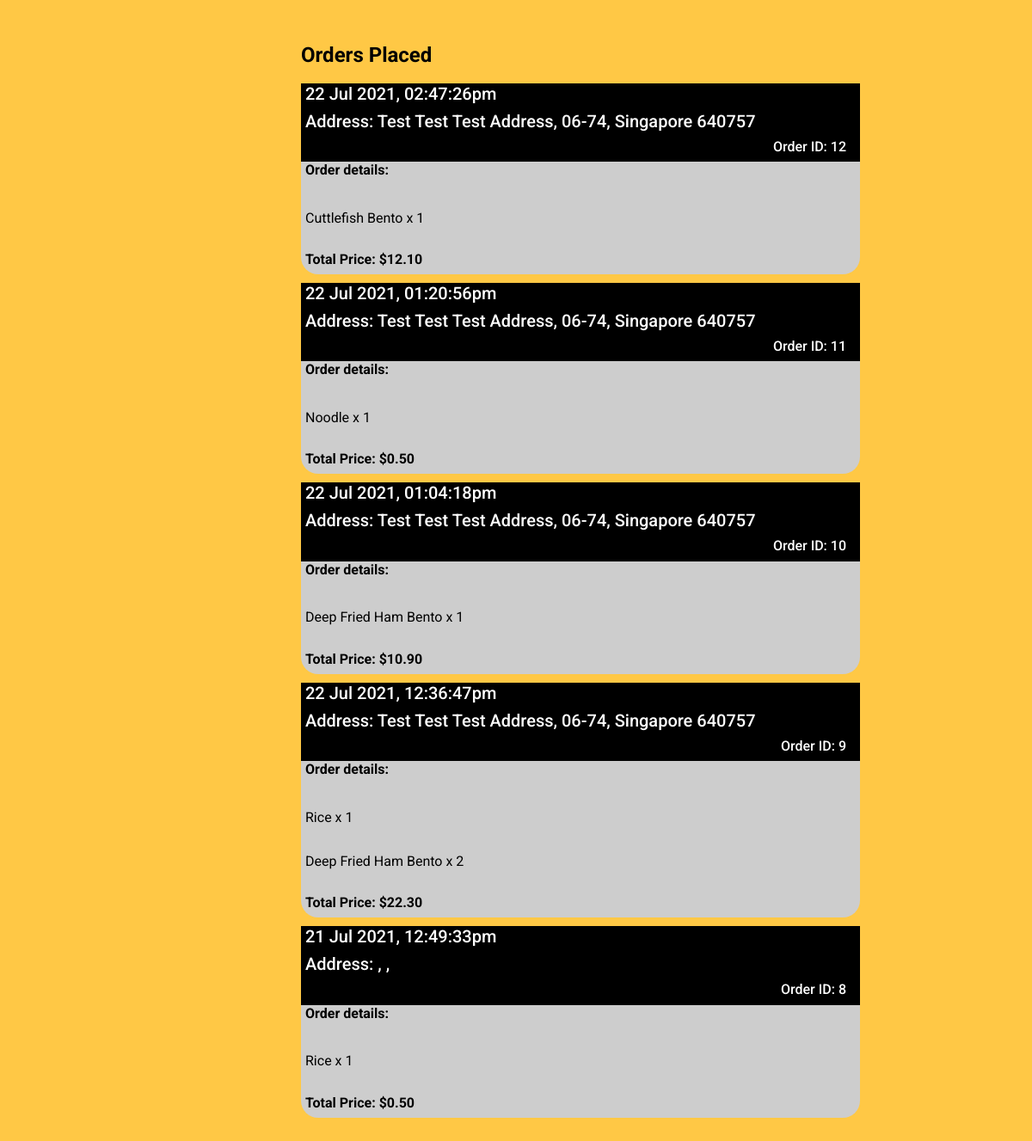
The page /orders.php (signed in) on the database its author committed.
### tables this page shows
CREATE TABLE `orders` (
  `orders_id` int(11) NOT NULL,
  `orders_totalprice` decimal(10,2) NOT NULL,
  `orders_timestamp` timestamp NOT NULL DEFAULT CURRENT_TIMESTAMP ON UPDATE CURRENT_TIMESTAMP,
  `orders_address` varchar(256) NOT NULL,
  `users_id` int(11) NOT NULL
);

CREATE TABLE `orderdetails` (
  `orderdetails_id` int(11) NOT NULL,
  `orderdetails_qty` int(11) NOT NULL,
  `orderdetails_group` int(11) NOT NULL,
  `users_id` int(11) NOT NULL,
  `food_id` int(11) NOT NULL,
  `orders_id` int(11) NOT NULL
);

CREATE TABLE `food` (
  `food_id` int(11) NOT NULL,
  `food_name` varchar(255) NOT NULL,
  `food_category` varchar(128) NOT NULL,
  `food_subcategory` varchar(128) NOT NULL,
  `food_healthierchoice` smallint(6) DEFAULT '0',
  `food_vegan` smallint(6) DEFAULT NULL,
  `food_price` decimal(10,2) NOT NULL,
  `food_calories` int(11) NOT NULL,
  `food_img` varchar(256) DEFAULT NULL
);

### config/db.php (called while the page is built, shortened)
<?php
class DB {
  protected static $mdb = null;
  public static function getMDB() {
    $mdb = DB::$mdb;
    if ($mdb === null) {
      $mdb = DB::$mdb = new MeekroDB();
    }
    $mdb->sync_config();
    return $mdb;
  }
  public static function query() { $args = func_get_args(); return call_user_func_array(array(DB::getMDB(), 'query'), $args); }
}
class MeekroDB {
  public $encoding = 'latin1';
  public $param_char = '%';
  public $named_param_seperator = '_';
  public $connect_options = array(MYSQLI_OPT_CONNECT_TIMEOUT => 30);
  public $internal_mysql = null;
  public function __construct($host=null, $user=null, $password=null, $dbName=null, $port=null, $encoding=null, $socket=null)  {
    if ($encoding === null) $encoding = DB::$encoding;
    $this->encoding = $encoding;
  }
  public function get() {
    $mysql = $this->internal_mysql;
    if (!($mysql instanceof MySQLi)) {
      $mysql = new mysqli();
      foreach ($this->connect_options as $key => $value) {
        $mysql->options($key, $value);
      }
      $mysql->set_charset($this->encoding);
      $this->internal_mysql = $mysql;
    }
    return $mysql;
  }
  protected function preparseQueryParams() {
    $args = func_get_args();
    $sql = trim(strval(array_shift($args)));
    $args_all = $args;
    $param_char_length = strlen($this->param_char);
    $named_seperator_length = strlen($this->named_param_seperator);
    $types = array(
      $this->param_char . 'll',
      $this->param_char . 'ls',
      $this->param_char . 'l',
      $this->param_char . 'li',
      $this->param_char . 'ld',
      $this->param_char . 'lb',
      $this->param_char . 'lt',
      $this->param_char . 's',
      $this->param_char . 'i',
      $this->param_char . 'd',
      $this->param_char . 'b',
      $this->param_char . 't',
      $this->param_char . '?',
      $this->param_char . 'l?',
      $this->param_char . 'll?',
      $this->param_char . 'hc',
      $this->param_char . 'ha',
      $this->param_char . 'ho',
      $this->param_char . 'ss',
      $this->param_char . 'ssb',
      $this->param_char . 'sse',
    );
    $posList = array();
    foreach ($types as $type) {
      $lastPos = 0;
      while (($pos = strpos($sql, $type, $lastPos)) !== false) {
        $lastPos = $pos + 1;
        $posList[$pos] = $type;
      }
    }
    ksort($posList);
    $chunkyQuery = array();
    $pos_adj = 0;
    foreach ($posList as $pos => $type) {
      $type = substr($type, $param_char_length);
      $length_type = strlen($type) + $param_char_length;
      $new_pos = $pos + $pos_adj;
      $new_pos_back = $new_pos + $length_type;
      $arg_number_length = 0;
      if ($arg_number_length = strspn($sql, '0123456789', $new_pos_back)) {
        $arg_number = substr($sql, $new_pos_back, $arg_number_length);
        if (! array_key_exists($arg_number, $args_all)) return $this->nonSQLError("Non existent argument reference (arg $arg_number): $sql");
        $arg = $args_all[$arg_number];
      } else {
        $arg = array_shift($args);
      }
      if ($new_pos > 0) $chunkyQuery[] = substr($sql, 0, $new_pos);
      if (is_object($arg) && ($arg instanceof WhereClause)) {
        list($clause_sql, $clause_args) = $arg->textAndArgs();
        array_unshift($clause_args, $clause_sql);
        $preparsed_sql = call_user_func_array(array($this, 'preparseQueryParams'), $clause_args);
        $chunkyQuery = array_merge($chunkyQuery, $preparsed_sql);
      } else {
        $chunkyQuery[] = array('type' => $type, 'value' => $arg);
      }
      $sql = substr($sql, $new_pos_back + $arg_number_length);
      $pos_adj -= $new_pos_back + $arg_number_length;
    }
    if (strlen($sql) > 0) $chunkyQuery[] = $sql;
    return $chunkyQuery;
  }
  protected function intval($var) {
    if (PHP_INT_SIZE == 8) return intval($var);
    return floor(doubleval($var));
  }
  public function parseQueryParams() {
    $args = func_get_args();
    $chunkyQuery = call_user_func_array(array($this, 'preparseQueryParams'), $args);
    $query = '';
    $array_types = array('ls', 'li', 'ld', 'lb', 'll', 'lt', 'l?', 'll?', 'hc', 'ha', 'ho');
    foreach ($chunkyQuery as $chunk) {
      if (is_string($chunk)) {
        $query .= $chunk;
        continue;
      }
      $type = $chunk['type'];
      $arg = $chunk['value'];
      $result = '';
      $is_array_type = in_array($type, $array_types, true);
      if ($type == 's') $result = $this->escape($arg);
      else if ($type == 'i') $result = $this->intval($arg);
      $query .= $result;
    }
    return $query;
  }
  protected function prependCall($function, $args, $prepend) { array_unshift($args, $prepend); return call_user_func_array($function, $args); }
  public function query() { $args = func_get_args(); return $this->prependCall(array($this, 'queryHelper'), $args, 'assoc'); }
  protected function queryHelper() {
    $args = func_get_args();
    $type = array_shift($args);
    $db = $this->get();
    $is_buffered = true;
    $row_type = 'assoc';
    $full_names = false;
    $sql = call_user_func_array(array($this, 'parseQueryParams'), $args);
    $result = $db->query($sql, $is_buffered ? MYSQLI_STORE_RESULT : MYSQLI_USE_RESULT);
    $return = array();
    while ($row = ($row_type == 'assoc' ? $result->fetch_assoc() : $result->fetch_row())) {
      $return[] = $row;
    }
    return $return;
  }
}
?>

### config/functions.php (called while the page is built, shortened)
<?php
function displayDate($date){
    return date('d M Y', strtotime($date));
}
function displayTime($date){
    return date('h:i:sa', strtotime($date));
}
?>

### orders.php (the view, shortened to what this page needs)
<?php
include "config/db.php";
include "config/functions.php";
?>
<!DOCTYPE html>
<html lang="en">
<head>
    <link href="https://cdn.jsdelivr.net/npm/bootstrap@5.0.0-beta3/dist/css/bootstrap.min.css" rel="stylesheet">
    <link rel="stylesheet" href="https://cdnjs.cloudflare.com/ajax/libs/font-awesome/4.7.0/css/font-awesome.min.css">
    <link href='https://unpkg.com/boxicons@2.0.7/css/boxicons.min.css' rel='stylesheet'>
    <link rel="stylesheet" href="css/styles.css">
    <link rel="stylesheet" href="css/account.css">
</head>
<body>
        <div class="accountcontainer viewer" id="viewer">
            <div class="row justify-content-md-center">
                <div class="col-xl-9 accountrightbody">
                    <div class="row accrow ordersplacedrow accountpage" id="orders">
                        <div>
                            <h4 class="accheader">Orders Placed</h4>
                        </div>
                        <?php
                        $getUserOrderQuery = DB::query("SELECT * FROM orders WHERE users_id=%i ORDER BY orders_id DESC",$_COOKIE['users_id']);
                        foreach ($getUserOrderQuery as $getUserOrderResult) {
                            $getUserOrderDetails = DB::query("SELECT * FROM orderdetails
                                                                INNER JOIN food
                                                                ON orderdetails.food_id = food.food_id
                                                                where users_id=%i AND orders_id=%i"  , $_COOKIE['users_id'],$getUserOrderResult['orders_id']);
                        ?>
                        <div>
                            <div class="date-container">
                                <div class="date-order">
                                    <div class="date-header">
                                        <h5><?php echo displayDate($getUserOrderResult['orders_timestamp']) . ", " . displayTime($getUserOrderResult['orders_timestamp']) ?></h5>
                                        <h5>Address: <?php echo $getUserOrderResult['orders_address']?></h5>
                                    </div>
                                    <div class="order-id">
                                        <h6>Order ID: <?php echo $getUserOrderResult['orders_id'] ?></h6>
                                    </div>
                                </div>
                                <div class="order-stat">
                                    <h6><strong>Order details:</strong></h6><br>
                        <?php
                        foreach($getUserOrderDetails as $getUserOrderDetailsResult ) {
                        ?>
                        <p><?php echo ucwords($getUserOrderDetailsResult['food_name']).' x '.$getUserOrderDetailsResult['orderdetails_qty']?></p><br>
                        <?php
                        }
                        ?>
                                </div>
                                <div class="order-total">
                                    <h6><strong>Total Price: $<?php echo $getUserOrderResult['orders_totalprice'] ?></strong></h6>
                                </div>
                            </div>
                        </div>
                        <?php
                        }
                        ?>
                    </div>
            </div>
        </div>
</body>
</html>

### css/styles.css (style rules this page uses)
:root { --header-height:3rem; --primary-color: #ffc845; --primary-color-alt: #FFC82A; --title-color:#393939; --text-color:#000000; --text-color-light:#A6A6A6; --body-color:#ffc845; --container-color:#FFFFFF; --wave-color: #FFFAFA; --body-font: 'Roboto', san serif; --biggest-font-size: 2.5rem; --h1-font-size: 2rem; --h2-font-size: 1.5rem; --h3-font-size: 1rem; --normal-font-size: 1rem; --small-font-size:.0.9rem; --smaller-font-size: 0.75rem; --font-medium:500; --font-semi-bold:500; --mb-1:0.5rem; --mb-2:1rem; --mb-3:1.5rem; --mb-4:2.0rem; --mb-5:2.5rem; --mb-6:3rem; --z-tooltip:10; --z-fixed:100; }
@media screen and (min-width:768px) { :root { --biggest-font-size:4rem; --h1-font-size: 2.25rem; --h2-font-size: 1.5rem; --h3-font-size: 1.25rem; --normal-font-size: 1rem; --small-font-size:0.875rem; --smaller-font-size: 0.813rem; } }
*,::before,::after { box-sizing: border-box; }
html { scroll-behavior: smooth; }
body { margin: var(--header-height) 0 0 0; font-family: var(--body-font); font-size:var(--normal-font-size); background-color: var(--body-color); color: var(--text-color); line-height: 1.6; }
h1,h2,h3,p,ul { margin:0; }
.date-container { display: grid; width:100%; background:#cdcdcd; border-radius: 20px; margin-top:10px; }
.date-order { display: grid; width:100%; height:100%; background: #000; color: #fff; padding-left:5px; }
.order-id { justify-self: right; }
.ship-id, .order-stat, .order-total { padding-left: 5px; }

### css/account.css (style rules this page uses)
.accountpage { position: absolute; top:50px; right:200px; left:350px; padding-bottom: 50px; display:flex; flex-direction: column; }
.accheader { font-weight: bold; }
.order-id { padding-right: 1em; }

### rows shown on the page
orders: orders_timestamp "22 Jul 2021", orders_timestamp "02:47:26pm", orders_address "Test Test Test Address, 06-74, Singapore 640757", orders_id "12", orders_totalprice "12.10"
orderdetails: food.food_name "Cuttlefish Bento", orderdetails_qty "1"
orders: orders_timestamp "22 Jul 2021", orders_timestamp "01:20:56pm", orders_address "Test Test Test Address, 06-74, Singapore 640757", orders_id "11", orders_totalprice "0.50"
orderdetails: food.food_name "Noodle", orderdetails_qty "1"
orders: orders_timestamp "22 Jul 2021", orders_timestamp "01:04:18pm", orders_address "Test Test Test Address, 06-74, Singapore 640757", orders_id "10", orders_totalprice "10.90"
orderdetails: food.food_name "Deep Fried Ham Bento", orderdetails_qty "1"
orders: orders_timestamp "22 Jul 2021", orders_timestamp "12:36:47pm", orders_address "Test Test Test Address, 06-74, Singapore 640757", orders_id "9", orders_totalprice "22.30"
orderdetails: food.food_name "Rice", orderdetails_qty "1"
orderdetails: food.food_name "Deep Fried Ham Bento", orderdetails_qty "2"
orders: orders_timestamp "21 Jul 2021", orders_timestamp "12:49:33pm", orders_address ", ,", orders_id "8", orders_totalprice "0.50"
orderdetails: food.food_name "Rice", orderdetails_qty "1"
